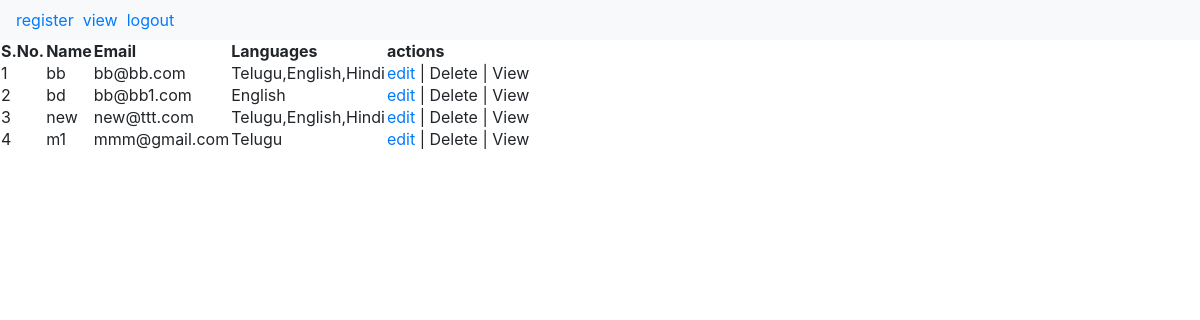
/view_student_details.php, run on the app's committed database.
### tables this page shows
CREATE TABLE `d_student` (
  `d_sid` int(11) NOT NULL,
  `d_suname` varchar(100) NOT NULL,
  `d_semail` varchar(50) NOT NULL,
  `d_sgender` varchar(10) NOT NULL,
  `d_slang` varchar(100) NOT NULL
);

### view_student_details.php (the view, shortened to what this page needs)
<?php  include "header.php"; ?>
	<nav class="navbar navbar-expand-sm bg-light">
  <ul class="nav navbar-nav">
    <li class="nav-item">
      <a class="nav-link-register" href="register.php">register</a>
    </li> &nbsp;&nbsp;
    <li class="nav-item">
      <a class="nav-link-view" href="view_student_details.php">view</a>
    </li> &nbsp;&nbsp
    <li class="nav-item">
      <a class="nav-link-logout" href="logout.php">logout</a>
    </li>
  </ul>
</nav>
<?php
include "database.php";
	if($_SESSION['slgnuser']!=="" && $_SESSION['slgnpwd']!=="" ){
		$q="select * from d_student";
		$res=mysqli_query($con,$q);
		echo '<table><tr><th>S.No.</th><th>Name</th><th>Email</th><th>Languages</th><th>actions</th></tr>';
		if((mysqli_num_rows($res)>0)){
			$sno=1;
				while($rows=mysqli_fetch_array($res)){
					 $sid=$rows['d_sid'];
					echo '<tr id="'.$sid.'">';
					echo '<td>'.$sno++.'</td>';
					echo '<td>'.$rows['d_suname'].'</td>';
					echo '<td>'.$rows['d_semail'].'</td>';
					echo '<td>'.$rows['d_slang'].'</td>';
				    echo '<td><a href="update_register.php?sid='.$sid.'" >edit</a> | <a class="remove">Delete</a> | <a class="student_viewDetails" >View</a></td>';
					echo '</tr>';
				}
		}
	}
	else{
		header("Location:index.php");
	}
?>

### header.php (shortened to what this page needs)
<link href="//maxcdn.bootstrapcdn.com/bootstrap/4.1.1/css/bootstrap.min.css" rel="stylesheet" id="bootstrap-css">
<link rel="stylesheet" href="https://use.fontawesome.com/releases/v5.5.0/css/all.css">
<link rel="stylesheet" href="style.css">

### data on the page
d_student: d_suname "bb", d_semail "bb@bb.com", d_slang "Telugu,English,Hindi"
d_student: d_suname "bd", d_semail "bb@bb1.com", d_slang "English"
d_student: d_suname "new", d_semail "new@ttt.com", d_slang "Telugu,English,Hindi"
d_student: d_suname "m1", d_semail "mmm@gmail.com", d_slang "Telugu"
